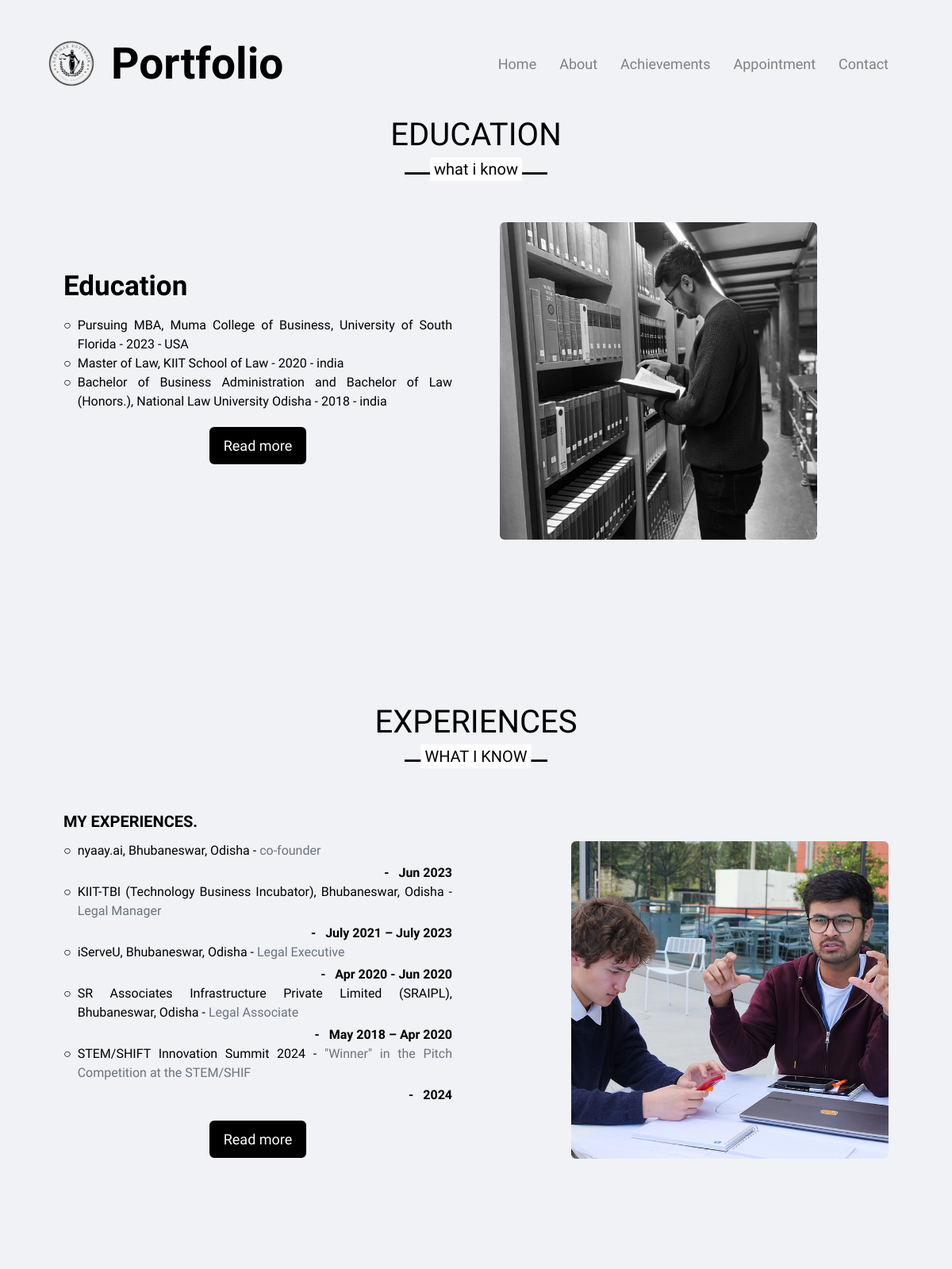
/services, run on the app's committed database.
### myapp/models.py (models this page shows)
class Education(models.Model):
    name = models.CharField(max_length = 200)
    year = models.BigIntegerField()
    location = models.CharField(max_length = 100)

class Experiences(models.Model):
    timePeriod = models.CharField(max_length=50)
    designation = models.CharField(max_length = 50)
    name = models.CharField(max_length = 200)

### myapp/views.py (the view)
# urls.py: path("services",views.Services,name="services"),
def Services(request):
    edudet = Education.objects.all()
    experiences = Experiences.objects.all()
    data = {
        "Education":edudet,
        "Experiences":experiences
    }
    return render(request,"service.html",data)

### templates/service.html (shortened to what this page needs)
{% extends "base.html" %}
{% load static %}
{% block body %}
<section class="education bg-white" id="education">
        <div class="max-width mt-10">
            <h2 class="title">EDUCATION</h2>
            <div class="education-content">
                <div class="column left">
                    <div class="text" style="font-size: 35px; font-weight:700">Education</div>
                        {% for i in Education %}
                            <div class="flex flex-row gap-2">
                                <p>○</p>
                                <p>{{i.name}} - {{i.year}} - {{i.location}}</p>
                            </div>
                        {% endfor %}
                    <center><a href="#" class="mb-10">Read more</a></center>
                </div>
                <div class="column right">
                  <img src={% static '/Assets/newimg2.jpeg' %} alt="" >
                </div>
        </div>
    </section>
     <section class="experience bg-white" id="experience">
        <div class="max-width">
            <h2 class="title uppercase">experiences</h2>
            <div class="experience-content">
                <div class="column left">
                    <div class="text uppercase">My  experiences.</div>
                    {% for i in Experiences %}
                        <div class="flex flex-col gap-1">
                            <div class="flex flex-row gap-2">
                                <p>○</p>
                                <p>{{i.name}} - <span class="text-gray-500">{{i.designation}}</span> </p>
                            </div>
                            <h1 class="text-right font-bold">- &nbsp;  {{i.timePeriod}}</h1>
                       </div>
                    {% endfor %}
                    <center>
                        <a href="#" class="mb-10">Read more</a>
                    </center>
                </div>
                <div class="right">
                    <img src={% static '/Assets/client_img/Sarthak_stem.jpg' %} alt="">
        </div>
    </section>
{% endblock body %}

### templates/base.html (shortened to what this page needs)
{% load static %}
<!DOCTYPE html>
<html lang="en">
<head>
    <link rel="stylesheet" href={% static '/Styles/style.css' %}>
    <link rel="stylesheet" href="https://cdnjs.cloudflare.com/ajax/libs/font-awesome/5.15.3/css/all.min.css"/>
    <link rel="stylesheet" href="https://cdnjs.cloudflare.com/ajax/libs/OwlCarousel2/2.3.4/assets/owl.carousel.min.css"/>
     <script src="https://cdn.tailwindcss.com"></script>
</head>
<body>
    <nav class="navbar">
        <div class="max-width">
            <div class="logo"><img src={% static '/Assets/LOGONOBG.png' %} alt="" style="width: 100px; height: 100px; margin-left:-40px;"><a href="#">Portfolio</span></a></div>
            <ul class="menu">
                <li><a href="/" class="menu-btn" style="color:gray;">Home</a></li>
                <li><a href="/services" class="menu-btn" style="color:gray;">About</a></li>
    <li><a href="/achivements" class="menu-btn" style="color:gray;">Achievements</a></li>
    <li><a href="/appointment" class="menu-btn" style="color:gray;">Appointment</a></li>
                <li><a href="/contact" class="menu-btn" style="color:gray;">Contact</a></li>
            </ul>
        </div>
    </nav>
    {% block body %}{% endblock body %}
</body>
</html>

### static/Styles/style.css (style rules this page uses)
* { margin: 0; padding: 0; box-sizing: border-box; text-decoration: none; }
html { scroll-behavior: smooth; }
section { padding: 100px 0; background: hsl(216, 19%, 95%) !important; }
.max-width { max-width: 1300px; padding: 0 80px; margin: auto; }
.about, .services, .skills, .education, .experience, .teams, .contact, .nyaayAI, footer { font-family: "Quattrocento", serif; }
.about .about-content, .services .serv-content, .education .education-content, .experience .experience-content, .nyaayAI .nyaayAI-content, .skills .skills-content, .contact .contact-content { display: flex; flex-wrap: wrap; align-items: center; justify-content: space-between; }
section .title { position: relative; text-align: center; font-size: 40px; font-weight: 500; margin-bottom: 60px; padding-bottom: 20px; font-family: "Quattrocento", serif; }
section .title::before { content: ""; position: absolute; bottom: 0px; left: 50%; width: 180px; height: 3px; background: #111; transform: translateX(-50%); }
section .title::after { position: absolute; bottom: -8px; left: 50%; font-size: 20px; color: black; padding: 0 5px; background: #fff; transform: translateX(-50%); }
.navbar { position: fixed; width: 100%; z-index: 999; padding: 30px 0; font-family: "Quattrocento", serif; transition: all 0.3s ease; }
.navbar .max-width { display: flex; align-items: center; justify-content: space-between; }
.navbar .logo a { color: black; font-size: 55px; font-weight: 600; }
.navbar .menu li { list-style: none; display: inline-block; }
.navbar .menu li a { display: block; color: black; font-size: 18px; font-weight: 500; margin-left: 25px; transition: color 0.3s ease; }
.menu-btn { color: #fff; font-size: 23px; cursor: pointer; display: none; }
.education .education-content .right img { height: 400px; width: 400px; object-fit: cover; border-radius: 6px; }
.education .title::after { content: "what i know"; }
.education .education-content .column { width: calc(50% - 30px); }
.education .education-content .left .text { font-size: 20px; font-weight: 600; margin-bottom: 10px; }
.education .education-content .left p { text-align: justify; }
.education .education-content .left a { display: inline-block; background: black; color: #fff; font-size: 18px; font-weight: 500; padding: 8px 16px; margin-top: 20px; border-radius: 6px; border: 2px solid black; transition: all 0.3s ease; }
.experience .experience-content .right img { height: 400px; width: 400px; object-fit: cover; border-radius: 6px; }
.experience .title::after { content: "what i know"; }
.experience .experience-content .column { width: calc(50% - 30px); }
.experience .experience-content .left .text { font-size: 20px; font-weight: 600; margin-bottom: 10px; }
.experience .experience-content .left p { text-align: justify; }
.experience .experience-content .left a { display: inline-block; background: black; color: #fff; font-size: 18px; font-weight: 500; padding: 8px 16px; margin-top: 20px; border-radius: 6px; border: 2px solid black; transition: all 0.3s ease; }
.logo { display: flex; align-items: center; }

### data on the page
Education: name "Pursuing MBA, Muma College of Business, University of South Florida", year "2023", location "USA"
Education: name "Master of Law, KIIT School of Law", year "2020", location "india"
Education: name "Bachelor of Business Administration and Bachelor of Law (Honors.), National Law University Odisha", year "2018", location "india"
Experiences: name "nyaay.ai, Bhubaneswar, Odisha", designation "co-founder", timePeriod "Jun 2023"
Experiences: name "KIIT-TBI (Technology Business Incubator), Bhubaneswar, Odisha", designation "Legal Manager", timePeriod "July 2021 – July 2023"
Experiences: name "iServeU, Bhubaneswar, Odisha", designation "Legal Executive", timePeriod "Apr 2020 - Jun 2020"
Experiences: name "SR Associates Infrastructure Private Limited (SRAIPL), Bhubaneswar, Odisha", designation "Legal Associate", timePeriod "May 2018 – Apr 2020"
Experiences: name "STEM/SHIFT Innovation Summit 2024", designation "\"Winner\" in the Pitch Competition at the STEM/SHIF", timePeriod "2024"
